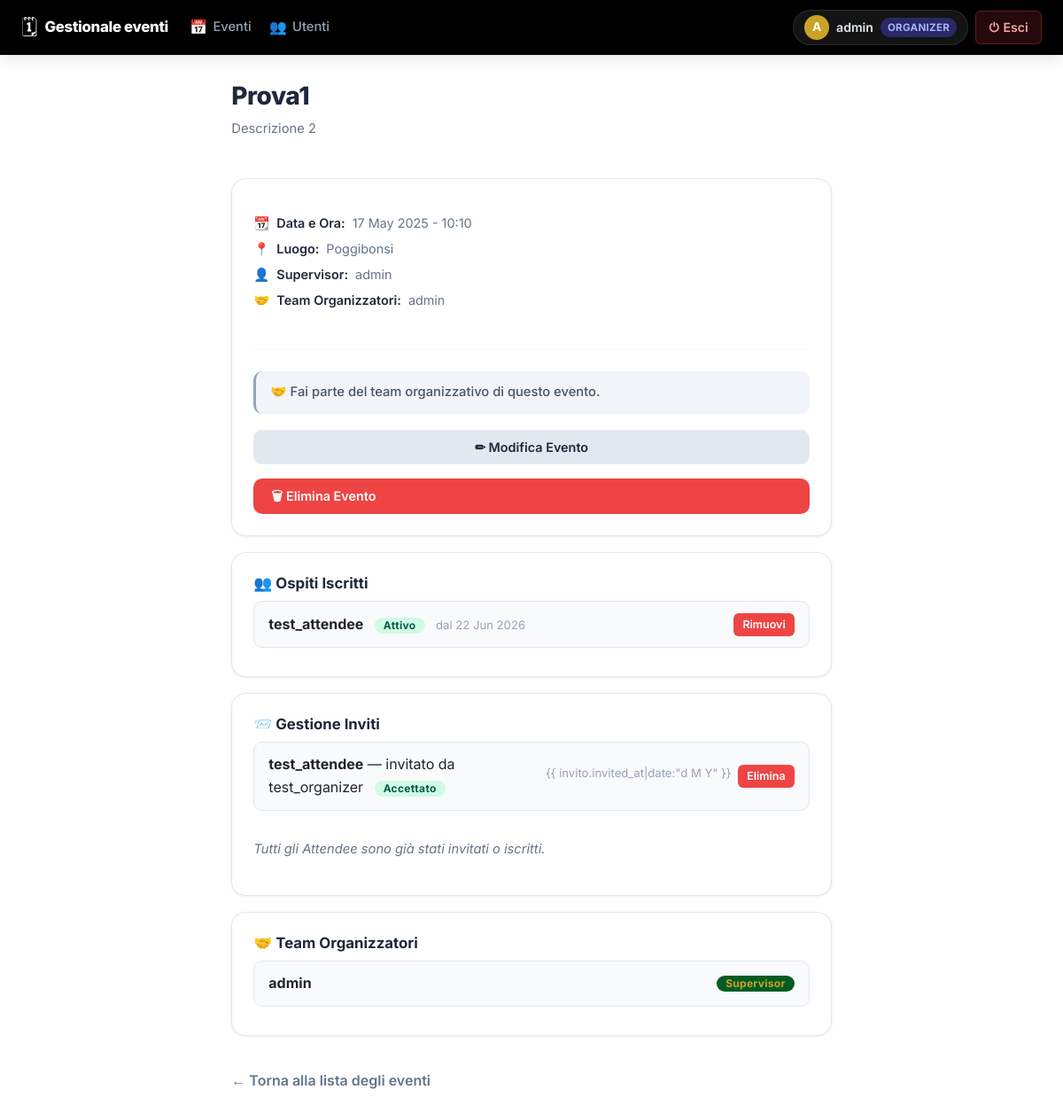
Screenshot of /3/ (signed in) with the database file from the repository.
### users/models.py (models this page shows, shortened)
class CustomUser(AbstractUser):
    RUOLO_CHOICES = [
        ('ORGANIZER', 'Organizzatore'),
        ('ATTENDEE', 'Partecipante'),
    ]
    ruolo = models.CharField(max_length=20, choices=RUOLO_CHOICES, default='ATTENDEE')
    telefono = models.CharField(max_length=15, blank=True, null=True)

### events/models.py (models this page shows, shortened)
class Event(models.Model):
    title = models.CharField(max_length=200)
    description = models.TextField()
    date = models.DateTimeField()
    location = models.CharField(max_length=200)
    supervisor = models.ForeignKey(
        settings.AUTH_USER_MODEL,
        on_delete=models.SET_NULL,
        null=True,
        related_name='supervised_events'
    )
    organizers = models.ManyToManyField(
        settings.AUTH_USER_MODEL,
        related_name='organized_events'
    )
    stato = models.IntegerField(default=0)

class Registration(models.Model):
    STATO_CHOICES = [
        ('ATTIVO', 'Iscritto'),
        ('USCITO', 'Ha lasciato l\'evento'),
    ]
    user = models.ForeignKey(settings.AUTH_USER_MODEL, on_delete=models.CASCADE)
    event = models.ForeignKey(Event, on_delete=models.CASCADE)
    arrival_time = models.DateTimeField(null=True, blank=True)
    registration_date = models.DateTimeField(auto_now_add=True)
    stato = models.CharField(max_length=10, choices=STATO_CHOICES, default='ATTIVO')

class Invitation(models.Model):
    event = models.ForeignKey(Event, on_delete=models.CASCADE, related_name='invitations')
    invitee = models.ForeignKey(settings.AUTH_USER_MODEL, on_delete=models.CASCADE, related_name='invitations_received')
    inviter = models.ForeignKey(settings.AUTH_USER_MODEL, on_delete=models.CASCADE, related_name='invitations_sent')
    invited_at = models.DateTimeField(auto_now_add=True)
    rifiutato = models.BooleanField(default=False)
    class Meta:
        unique_together = ('event', 'invitee')

### events/views.py (the view, shortened to what this page needs)
# urls.py: path('<int:pk>/', EventDetailView.as_view(), name='dettaglio_evento'),
class EventDetailView(LoginRequiredMixin, UserPassesTestMixin, DetailView):
    model = Event
    template_name = 'events/dettaglio_evento.html'
    context_object_name = 'evento'
    def test_func(self):
        user = self.request.user
        if user.ruolo == 'ORGANIZER' or user.is_superuser:
            return True
        event = self.get_object()
        has_registration = Registration.objects.filter(user=user, event=event).exists()
        has_invitation = Invitation.objects.filter(invitee=user, event=event).exists()
        return has_registration or has_invitation
    def _context_per_organizer(self, event, is_supervisor):
        accepted_reg = Registration.objects.filter(
            user=OuterRef('invitee'), event=OuterRef('event'), stato='ATTIVO'
        )
        ctx = {
            'inviti': event.invitations.filter(rifiutato=False).annotate(
                accettato=Exists(accepted_reg)
            ).select_related('invitee', 'inviter'),
            'invitabili': CustomUser.objects.filter(ruolo='ATTENDEE').exclude(
                invitations_received__event=event
            ).exclude(
                registration__event=event
            ),
            'organizzatori': event.organizers.all(),
        }
        if is_supervisor:
            ctx['inviti_rifiutati'] = event.invitations.filter(
                rifiutato=True
            ).select_related('invitee')
        return ctx
    def get_context_data(self, **kwargs):
        context = super().get_context_data(**kwargs)
        event = self.get_object()
        user = self.request.user
        is_supervisor = (user == event.supervisor) or user.is_superuser
        context['is_supervisor'] = is_supervisor
        context['partecipanti'] = Registration.objects.filter(
            event=event, stato='ATTIVO'
        ).select_related('user')
        context['usciti'] = Registration.objects.filter(
            event=event, stato='USCITO'
        ).select_related('user')
        if user.ruolo == 'ORGANIZER' or user.is_superuser:
            context['user_is_joined'] = (
                user == event.supervisor or event.organizers.filter(id=user.id).exists()
            )
            context.update(self._context_per_organizer(event, is_supervisor))
        else:
            context['user_is_joined'] = Registration.objects.filter(
                user=user, event=event, stato='ATTIVO'
            ).exists()
            context.update(self._context_per_attendee(event, user))
        return context

### events/templates/events/dettaglio_evento.html (shortened to what this page needs)
{% extends 'events/base.html' %}
{% load static %}
{% block content %}
<div class="container">
    <div class="row justify-content-center">
        <div class="col-12 col-lg-9 col-xl-8">
            <div class="page-header">
                <div>
                    <h1 class="page-title">{{ evento.title }}</h1>
                    <p class="page-subtitle">{{ evento.description }}</p>
                </div>
            </div>
            <div class="card">
                <div class="meta-info">
                    <p>📆 <strong>Data e Ora:</strong> {{ evento.date|date:"d M Y - H:i" }}</p>
                    <p>📍 <strong>Luogo:</strong> {{ evento.location }}</p>
                    <p>👤 <strong>Supervisor:</strong>
                        {% if evento.supervisor %}{{ evento.supervisor.username }}{% else %}Nessuno{% endif %}
                    </p>
                    <p>🤝 <strong>Team Organizzatori:</strong>
                        {% for org in evento.organizers.all %}
                        {{ org.username }}{% if not forloop.last %}, {% endif %}
                        {% empty %}Nessuno{% endfor %}
                    </p>
                </div>
                <hr>
                <div class="d-flex flex-column gap-2">
                    {% if request.user.ruolo == 'ATTENDEE' %}
                    {% if mia_registrazione %}
                    <div class="info-box info-box-success">✓ Sei iscritto a questo evento.</div>
                    <form action="{% url 'lascia_evento' evento.pk %}" method="post">
                        {% csrf_token %}
                        <button type="submit" class="btn btn-danger">↩ Lascia l'Evento</button>
                    </form>
                    {% elif mio_invito %}
                    <div class="info-box info-box-info">📨 Sei stato invitato a questo evento!</div>
                    <div class="d-flex gap-2 flex-wrap">
                        <form action="{% url 'unisciti_evento' evento.pk %}" method="post">
                            {% csrf_token %}
                            <button type="submit" class="btn btn-success">✓ Accetta e Unisciti</button>
                        </form>
                        <form action="{% url 'rifiuta_invito' evento.pk %}" method="post">
                            {% csrf_token %}
                            <button type="submit" class="btn btn-danger">✗ Rifiuta Invito</button>
                        </form>
                    </div>
                    {% else %}
                    <div class="info-box info-box-warning">⚠ Non hai un invito attivo per questo evento.</div>
                    {% endif %}
                    {% elif request.user.ruolo == 'ORGANIZER' or request.user.is_superuser %}
                    {% if not user_is_joined %}
                    <form action="{% url 'unisciti_evento' evento.pk %}" method="post">
                        {% csrf_token %}
                        <button type="submit" class="btn btn-success">+ Unisciti come Organizzatore</button>
                    </form>
                    {% else %}
                    <div class="info-box info-box-info">🤝 Fai parte del team organizzativo di questo evento.</div>
                    {% endif %}
                    {% if is_supervisor or request.user.is_superuser or user_is_joined %}
                    <a href="{% url 'modifica_evento' evento.pk %}"
                        class="btn btn-secondary d-block text-center text-decoration-none mb-2">✏ Modifica Evento</a>
                    {% endif %}
                    {% if is_supervisor %}
                    <form action="{% url 'elimina_evento' evento.pk %}" method="post"
                        onsubmit="return confirm('Eliminare questo evento? Azione irreversibile.')" class="m-0">
                        <button type="submit" class="btn btn-danger w-100">🗑 Elimina Evento</button>
                    </form>
                    {% endif %}
                    {% endif %}
                </div>
            </div>
            <div class="card">
                <h3 class="section-title mt-0">👥 Ospiti Iscritti</h3>
                <ul class="list-unstyled m-0">
                    {% for reg in partecipanti %}
                    <li class="list-item">
                        <span>
                            <strong>{{ reg.user.username }}</strong>
                            <span class="badge badge-attivo ms-2">Attivo</span>
                            <span class="ms-2" style="font-size:.82em; color:var(--text-muted);">
                                dal {{ reg.registration_date|date:"d M Y" }}
                            </span>
                        </span>
                        {% if request.user.ruolo == 'ORGANIZER' or request.user.is_superuser %}
                        <div class="actions">
                            <form action="{% url 'rimuovi_partecipante' evento.pk reg.pk %}" method="post"
                                onsubmit="return confirm('Confermi la rimozione di {{ reg.user.username }}?')">
                                <button type="submit" class="btn-xs btn-xs-danger">Rimuovi</button>
                            </form>
                        </div>
                        {% endif %}
                    </li>
                    {% empty %}
                    <li style="color:var(--text-secondary); font-style:italic; font-size:.92rem;">
                        Nessun partecipante iscritto.
                    </li>
                    {% endfor %}
                </ul>
            </div>
            {% if request.user.ruolo == 'ORGANIZER' or request.user.is_superuser %}
            <div class="card">
                <h3 class="section-title mt-0">📨 Gestione Inviti</h3>
                <ul class="list-unstyled mb-4 mt-0">
                    {% for invito in inviti %}
                    <li class="list-item">
                        <span>
                            <strong>{{ invito.invitee.username }}</strong>
                            — invitato da {{ invito.inviter.username }}
                            {% if invito.accettato %}
                            <span class="badge badge-attivo ms-2">Accettato</span>
                            {% else %}
                            <span class="badge badge-pending ms-2">In attesa</span>
                            {% endif %}
                        </span>
                        <div class="actions">
                            <span style="font-size:.82em; color:var(--text-muted);">{{ invito.invited_at|date:"d M Y"
                                }}</span>
                            <form action="{% url 'elimina_invito' evento.pk invito.pk %}" method="post"
                                onsubmit="return confirm('Confermi la cancellazione dell invito per {{ invito.invitee.username }}?')">
                                <button type="submit" class="btn-xs btn-xs-danger">Elimina</button>
                            </form>
                        </div>
                    </li>
                    {% empty %}
                    <li style="color:var(--text-secondary); font-style:italic; font-size:.92rem;">Nessun invito attivo.
                    </li>
                    {% endfor %}
                </ul>
                {% if invitabili %}
                <form action="{% url 'invita_utente' evento.pk %}" method="post" class="mt-2 p-3 rounded"
                    style="background:#f8fafc; border:1px solid var(--border-color);">
                    {% csrf_token %}
                    <label for="invitee_select" class="form-label fw-semibold d-block mb-2" style="font-size:.9rem;">
                        Seleziona Attendee da Invitare:
                    </label>
                    <div class="d-flex gap-2">
                        <select name="invitee_id" id="invitee_select" class="form-control" required>
                            <option value="">-- Seleziona utente --</option>
                            {% for utente in invitabili %}
                            <option value="{{ utente.id }}">{{ utente.username }} ({{ utente.email }})</option>
                            {% endfor %}
                        </select>
                        <button type="submit" class="btn btn-success text-nowrap">📨 Invita</button>
                    </div>
                </form>
                {% else %}
                <p style="color:var(--text-secondary); font-style:italic; font-size:.92rem;">
                    Tutti gli Attendee sono già stati invitati o iscritti.
                </p>
                {% endif %}
            </div>
            {% if is_supervisor %}
            <div class="card">
                <h3 class="section-title mt-0">🤝 Team Organizzatori</h3>
                <ul class="list-unstyled m-0">
                    {% for org in organizzatori %}
                    <li class="list-item">
                        <span><strong>{{ org.username }}</strong></span>
                        <div class="actions">
                            {% if org != evento.supervisor %}
                            <form action="{% url 'rimuovi_organizzatore' evento.pk org.pk %}" method="post"
                                onsubmit="return confirm('Rimuovere {{ org.username }} dagli organizzatori?')">
                                {% csrf_token %}
                                <button type="submit" class="btn-xs btn-xs-danger">Rimuovi</button>
                            </form>
                            {% else %}
                            <span class="badge badge-organizer">Supervisor</span>
                            {% endif %}
                        </div>
                    </li>
                    {% empty %}
                    <li style="color:var(--text-secondary); font-style:italic; font-size:.92rem;">Nessun organizzatore.
                    </li>
                    {% endfor %}
                </ul>
            </div>
            {% endif %}
            {% endif %}
            <a href="{% url 'lista_eventi' %}" class="back-link">← Torna alla lista degli eventi</a>
        </div>
    </div>
</div>
{% endblock %}

### events/templates/events/base.html (shortened to what this page needs)
{% load static %}
<!DOCTYPE html>
<html lang="it">
<head>
    <link href="https://cdn.jsdelivr.net/npm/bootstrap@5.3.3/dist/css/bootstrap.min.css" rel="stylesheet">
    <link rel="stylesheet" href="{% static 'events/css/style.css' %}">
</head>
<body>
    <nav class="navbar navbar-expand-md navbar-dark fixed-top px-3 px-md-4" id="main-navbar">
        <div class="navbar-brand d-flex align-items-center gap-2">
            <span class="navbar-logo">🗓</span>
            <span class="navbar-title">Gestionale eventi</span>
        </div>
        <div class="collapse navbar-collapse" id="navbarContent">
            <ul class="navbar-nav me-auto gap-1 mt-2 mt-md-0">
                <li class="nav-item">
                    <a href="{% url 'lista_eventi' %}" class="nav-link {% block nav_active_eventi %}{% endblock %}">
                        <span class="nav-icon">📅</span> Eventi
                    </a>
                </li>
                <li class="nav-item">
                    <a href="{% url 'lista_utenti' %}" class="nav-link {% block nav_active_utenti %}{% endblock %}">
                        <span class="nav-icon">👥</span> Utenti
                    </a>
                </li>
            </ul>
            <div class="d-flex align-items-center gap-2 mt-3 mt-md-0 mb-2 mb-md-0">
                <a href="{% url 'dettaglio_profilo' user.pk %}" class="nav-user-badge" id="nav-profile-link">
                    <span class="nav-avatar">{{ user.username|slice:":1"|upper }}</span>
                    <span class="nav-username">{{ user.username }}</span>
                    <span class="nav-role-chip">{{ user.ruolo }}</span>
                </a>
                <form action="{% url 'logout' %}" method="post" class="m-0">
                    <button type="submit" class="nav-logout-btn" id="nav-logout-btn">
                        <span>⏻</span> Esci
                    </button>
                </form>
            </div>
        </div>
    </nav>
    <div class="page-wrapper">
        {% block content %}{% endblock %}
    </div>
</body>
</html>

### rows the page displays
CustomUser: username "A", username "admin", ruolo "ORGANIZER", shows "Supervisor"
Event: title "Prova1", description "Descrizione 2", date "17 May 2025 - 10:10", location "Poggibonsi", supervisor.username "admin"
Registration: user.username "test_attendee", registration_date "22 Jun 2026"
Invitation: invitee.username "test_attendee", inviter.username "test_organizer", shows "Accettato"
